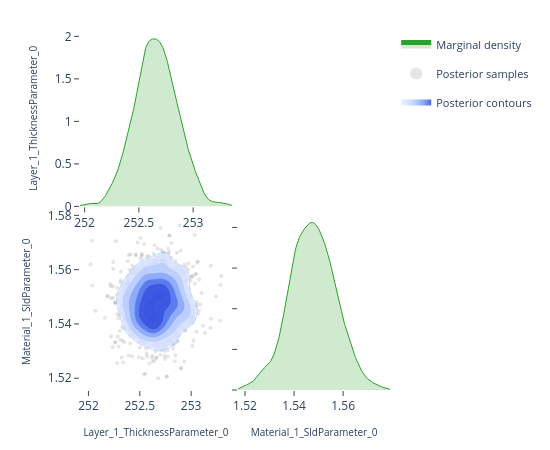

This figure's notebook cell:
### Code cell
# ---- Pairwise focus: thickness vs SLD ---------------------------------------
# A 2-parameter corner plot zooms in on the joint posterior for a specific
# pair.  This is the same view the EasyReflectometryApp's "2D Heatmap"
# sub-tab uses to inspect parameter degeneracies.


params_of_interest = ['Layer_1_ThicknessParameter_0', 'Material_1_SldParameter_0']
idx = [posterior.param_names.index(p) for p in params_of_interest]
subset_draws = np.asarray(posterior.draws)[:, idx]

fig = plot_corner(subset_draws, params_of_interest)
fig.show()

### Figure 1 — Plotly figure (JSON) as saved in the notebook; plotly's stock layout.template omitted (floating-point values rounded to 4 significant figures; data arrays with more than 128 entries replaced by an {"elided": "..."} marker saying what was removed)
{"data": [{"fill": "tozeroy", "fillcolor": "rgba(44, 160, 44, 0.22)", "hoverinfo": "skip", "legendgroup": "marginal", "line": {"color": "rgb(44, 160, 44)", "width": 1}, "mode": "lines", "name": "Marginal density", "showlegend": true, "type": "scatter", "x": {"elided": "256 float values"}, "xaxis": "x", "y": {"elided": "256 float values"}, "yaxis": "y"}, {"hoverinfo": "skip", "legendgroup": "scatter", "marker": {"color": "rgba(140, 140, 140, 0.22)", "size": 4}, "mode": "markers", "name": "Posterior samples", "showlegend": true, "type": "scatter", "x": {"elided": "880 float values"}, "xaxis": "x3", "y": {"elided": "880 float values"}, "yaxis": "y3", "zorder": 0}, {"colorscale": [[0.0, "rgba(224, 233, 255, 0.62)"], [0.35, "rgba(183, 203, 255, 0.70)"], [0.6, "rgba(138, 169, 252, 0.78)"], [0.82, "rgba(96, 131, 242, 0.84)"], [1.0, "rgba(58, 86, 224, 0.90)"]], "connectgaps": false, "contours": {"coloring": "fill", "end": 72.85, "showlabels": false, "showlines": false, "size": 11.5, "start": 15.34}, "hoverinfo": "skip", "legendgroup": "contour", "name": "Posterior contours", "showlegend": true, "showscale": false, "type": "contour", "x": [252.0, 252.0, 252.0, 252.0, 252.0, 252.0, 252.1, 252.1, 252.1, 252.1, 252.1, 252.2, 252.2, 252.2, 252.2, 252.2, 252.2, 252.3, 252.3, 252.3, 252.3, 252.3, 252.3, 252.4, 252.4, 252.4, 252.4, 252.4, 252.5, 252.5, 252.5, 252.5, 252.5, 252.5, 252.6, 252.6, 252.6, 252.6, 252.6, 252.6, 252.7, 252.7, 252.7, 252.7, 252.7, 252.8, 252.8, 252.8, 252.8, 252.8, 252.8, 252.9, 252.9, 252.9, 252.9, 252.9, 252.9, 253.0, 253.0, 253.0, 253.0, 253.0, 253.1, 253.1, 253.1, 253.1, 253.1, 253.1, 253.2, 253.2, 253.2, 253.2, 253.2, 253.3, 253.3, 253.3, 253.3, 253.3, 253.3, 253.4], "xaxis": "x3", "y": [1.517, 1.518, 1.519, 1.52, 1.52, 1.521, 1.522, 1.523, 1.523, 1.524, 1.525, 1.526, 1.527, 1.527, 1.528, 1.529, 1.53, 1.531, 1.531, 1.532, 1.533, 1.534, 1.534, 1.535, 1.536, 1.537, 1.538, 1.538, 1.539, 1.54, 1.541, 1.541, 1.542, 1.543, 1.544, 1.545, 1.545, 1.546, 1.547, 1.548, 1.549, 1.549, 1.55, 1.551, 1.552, 1.552, 1.553, 1.554, 1.555, 1.556, 1.556, 1.557, 1.558, 1.559, 1.56, 1.56, 1.561, 1.562, 1.563, 1.563, 1.564, 1.565, 1.566, 1.567, 1.567, 1.568, 1.569, 1.57, 1.57, 1.571, 1.572, 1.573, 1.574, 1.574, 1.575, 1.576, 1.577, 1.578, 1.578, 1.579], "yaxis": "y3", "z": {"elided": "80x80 float values"}, "zmax": 72.85, "zmin": 15.34, "zorder": 1}, {"colorscale": [[0.0, "rgba(183, 203, 255, 0.94)"], [0.35, "rgba(183, 203, 255, 0.94)"], [0.35, "rgba(138, 169, 252, 0.95)"], [0.6, "rgba(138, 169, 252, 0.95)"], [0.6, "rgba(96, 131, 242, 0.96)"], [0.82, "rgba(96, 131, 242, 0.96)"], [0.82, "rgba(58, 86, 224, 0.98)"], [1.0, "rgba(58, 86, 224, 0.98)"]], "contours": {"coloring": "lines", "end": 72.85, "showlabels": false, "size": 11.5, "start": 15.34}, "hoverinfo": "skip", "legendgroup": "contour", "line": {"width": 0.9}, "showlegend": false, "showscale": false, "type": "contour", "x": [252.0, 252.0, 252.0, 252.0, 252.0, 252.0, 252.1, 252.1, 252.1, 252.1, 252.1, 252.2, 252.2, 252.2, 252.2, 252.2, 252.2, 252.3, 252.3, 252.3, 252.3, 252.3, 252.3, 252.4, 252.4, 252.4, 252.4, 252.4, 252.5, 252.5, 252.5, 252.5, 252.5, 252.5, 252.6, 252.6, 252.6, 252.6, 252.6, 252.6, 252.7, 252.7, 252.7, 252.7, 252.7, 252.8, 252.8, 252.8, 252.8, 252.8, 252.8, 252.9, 252.9, 252.9, 252.9, 252.9, 252.9, 253.0, 253.0, 253.0, 253.0, 253.0, 253.1, 253.1, 253.1, 253.1, 253.1, 253.1, 253.2, 253.2, 253.2, 253.2, 253.2, 253.3, 253.3, 253.3, 253.3, 253.3, 253.3, 253.4], "xaxis": "x3", "y": [1.517, 1.518, 1.519, 1.52, 1.52, 1.521, 1.522, 1.523, 1.523, 1.524, 1.525, 1.526, 1.527, 1.527, 1.528, 1.529, 1.53, 1.531, 1.531, 1.532, 1.533, 1.534, 1.534, 1.535, 1.536, 1.537, 1.538, 1.538, 1.539, 1.54, 1.541, 1.541, 1.542, 1.543, 1.544, 1.545, 1.545, 1.546, 1.547, 1.548, 1.549, 1.549, 1.55, 1.551, 1.552, 1.552, 1.553, 1.554, 1.555, 1.556, 1.556, 1.557, 1.558, 1.559, 1.56, 1.56, 1.561, 1.562, 1.563, 1.563, 1.564, 1.565, 1.566, 1.567, 1.567, 1.568, 1.569, 1.57, 1.57, 1.571, 1.572, 1.573, 1.574, 1.574, 1.575, 1.576, 1.577, 1.578, 1.578, 1.579], "yaxis": "y3", "z": {"elided": "80x80 float values"}, "zmax": 72.85, "zmin": 15.34, "zorder": 2}, {"fill": "tozeroy", "fillcolor": "rgba(44, 160, 44, 0.22)", "hoverinfo": "skip", "legendgroup": "marginal", "line": {"color": "rgb(44, 160, 44)", "width": 1}, "mode": "lines", "name": "Marginal density", "showlegend": false, "type": "scatter", "x": {"elided": "256 float values"}, "xaxis": "x4", "y": {"elided": "256 float values"}, "yaxis": "y4"}], "layout": {"height": 450, "legend": {"font": {"size": 11}, "itemsizing": "constant", "orientation": "v", "x": 1.02, "xanchor": "left", "y": 1.0, "yanchor": "top"}, "margin": {"b": 60, "l": 80, "r": 160, "t": 30}, "plot_bgcolor": "white", "showlegend": true, "width": 550, "xaxis": {"anchor": "y", "domain": [0.0, 0.49], "showgrid": false, "ticks": "outside", "zeroline": false}, "xaxis2": {"anchor": "y2", "domain": [0.51, 1.0], "showgrid": false, "ticks": "outside", "visible": false, "zeroline": false}, "xaxis3": {"anchor": "y3", "domain": [0.0, 0.49], "showgrid": false, "ticks": "outside", "title": {"font": {"size": 10}, "text": "Layer_1_ThicknessParameter_0"}, "zeroline": false}, "xaxis4": {"anchor": "y4", "domain": [0.51, 1.0], "showgrid": false, "ticks": "outside", "title": {"font": {"size": 10}, "text": "Material_1_SldParameter_0"}, "zeroline": false}, "yaxis": {"anchor": "x", "domain": [0.51, 1.0], "showgrid": false, "ticks": "outside", "title": {"font": {"size": 10}, "text": "Layer_1_ThicknessParameter_0"}, "zeroline": false}, "yaxis2": {"anchor": "x2", "domain": [0.51, 1.0], "showgrid": false, "ticks": "outside", "visible": false, "zeroline": false}, "yaxis3": {"anchor": "x3", "domain": [0.0, 0.49], "showgrid": false, "ticks": "outside", "title": {"font": {"size": 10}, "text": "Material_1_SldParameter_0"}, "zeroline": false}, "yaxis4": {"anchor": "x4", "domain": [0.0, 0.49], "showgrid": false, "showticklabels": false, "ticks": "outside", "zeroline": false}}}
